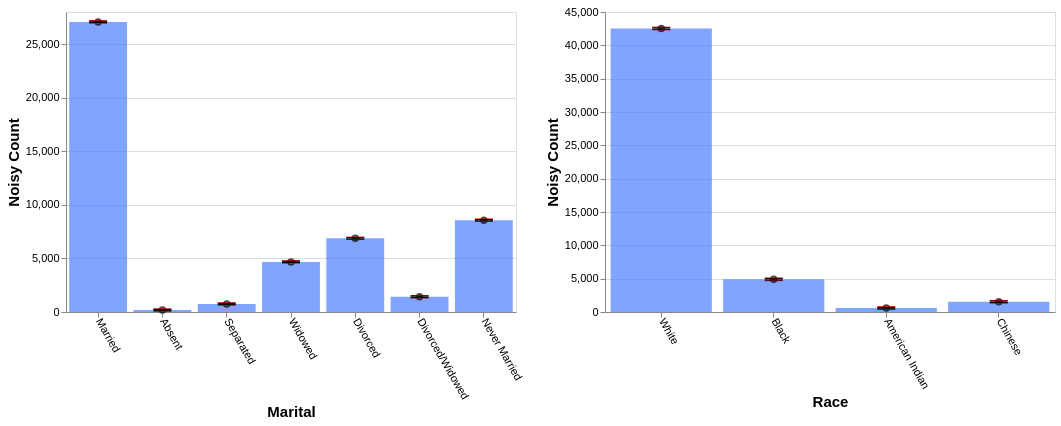

Write a Vega-Lite specification for this figure.
### Vega-Lite specification from a JSON file in a GitHub repository (floating-point values rounded to 4 significant figures)
{"config": {"view": {"continuousWidth": 400, "continuousHeight": 300}, "axis": {"labelFontSize": 11, "titleFontSize": 15}, "axisBottom": {"labelAngle": 60}}, "hconcat": [{"layer": [{"mark": "bar", "encoding": {"color": {"value": "transparent"}, "tooltip": [{"aggregate": "sum", "field": "noisy_count", "title": "noisy count", "type": "quantitative"}, {"aggregate": "sum", "field": "noisy_count_prev", "title": "prev count", "type": "quantitative"}, {"aggregate": "sum", "field": "error", "title": "current error", "type": "quantitative"}, {"aggregate": "sum", "field": "error_prev", "title": "prev error", "type": "quantitative"}], "x": {"field": "marital", "sort": null, "title": "Marital", "type": "ordinal"}}, "height": 300, "selection": {"selector583": {"type": "interval", "encodings": ["x"]}}, "transform": [{"filter": {"selection": "selector584"}}], "width": 450}, {"mark": {"type": "bar", "color": "gray", "opacity": 0}, "encoding": {"x": {"field": "marital", "sort": null, "title": "Marital", "type": "ordinal"}, "y": {"aggregate": "sum", "field": "noisy_count_prev", "type": "quantitative"}}, "transform": [{"filter": {"selection": "selector584"}}]}, {"mark": {"type": "bar", "color": "#4C7FFF", "opacity": 0.7}, "encoding": {"x": {"field": "marital", "sort": null, "title": "Marital", "type": "ordinal"}, "y": {"aggregate": "sum", "field": "noisy_count", "type": "quantitative"}}, "transform": [{"filter": {"selection": "selector584"}}]}, {"mark": {"type": "point", "color": "black", "opacity": 0.7}, "encoding": {"x": {"field": "marital", "sort": null, "title": "Marital", "type": "ordinal"}, "y": {"aggregate": "sum", "field": "noisy_count", "title": "Noisy Count", "type": "quantitative"}}, "transform": [{"filter": {"selection": "selector584"}}]}, {"mark": {"type": "rule", "color": "#B6B6B6", "size": 2, "strokeDash": [3, 3]}, "encoding": {"x": {"field": "marital", "sort": null, "title": "Marital", "type": "ordinal"}, "y": {"aggregate": "sum", "field": "plus_error_prev_marital", "title": "", "type": "quantitative"}, "y2": {"aggregate": "sum", "field": "minus_error_prev_marital", "title": ""}}, "transform": [{"filter": {"selection": "selector584"}}]}, {"mark": {"type": "tick", "color": "#B90000", "size": 0, "strokeDash": [1, 1]}, "encoding": {"x": {"field": "marital", "sort": null, "title": "Marital", "type": "ordinal"}, "y": {"aggregate": "sum", "field": "plus_error_prev_marital", "type": "quantitative"}}, "transform": [{"filter": {"selection": "selector584"}}]}, {"mark": {"type": "tick", "color": "#B90000", "size": 0, "strokeDash": [3, 1]}, "encoding": {"x": {"field": "marital", "sort": null, "title": "Marital", "type": "ordinal"}, "y": {"aggregate": "sum", "field": "minus_error_prev_marital", "type": "quantitative"}}, "transform": [{"filter": {"selection": "selector584"}}]}, {"mark": {"type": "rule", "color": "black", "size": 2}, "encoding": {"x": {"field": "marital", "sort": null, "title": "Marital", "type": "ordinal"}, "y": {"aggregate": "sum", "field": "plus_error", "title": "", "type": "quantitative"}, "y2": {"aggregate": "sum", "field": "minus_error", "title": ""}}, "transform": [{"filter": {"selection": "selector584"}}]}, {"mark": {"type": "tick", "color": "black", "width": 0}, "encoding": {"x": {"field": "marital", "sort": null, "title": "Marital", "type": "ordinal"}, "y": {"aggregate": "sum", "field": "plus_error", "type": "quantitative"}}, "transform": [{"filter": {"selection": "selector584"}}]}, {"mark": {"type": "tick", "color": "black", "width": 0}, "encoding": {"x": {"field": "marital", "sort": null, "title": "Marital", "type": "ordinal"}, "y": {"aggregate": "sum", "field": "minus_error", "type": "quantitative"}}, "transform": [{"filter": {"selection": "selector584"}}]}]}, {"layer": [{"mark": "bar", "encoding": {"color": {"value": "transparent"}, "tooltip": [{"aggregate": "sum", "field": "noisy_count", "title": "noisy count", "type": "quantitative"}, {"aggregate": "sum", "field": "noisy_count_prev", "title": "prev count", "type": "quantitative"}, {"aggregate": "sum", "field": "error", "title": "current error", "type": "quantitative"}, {"aggregate": "sum", "field": "error_prev", "title": "prev error", "type": "quantitative"}], "x": {"field": "race", "sort": null, "title": "Race", "type": "ordinal"}}, "height": 300, "selection": {"selector584": {"type": "interval", "encodings": ["x"]}}, "transform": [{"filter": {"selection": "selector583"}}], "width": 450}, {"mark": {"type": "bar", "color": "gray", "opacity": 0}, "encoding": {"x": {"field": "race", "sort": null, "title": "Race", "type": "ordinal"}, "y": {"aggregate": "sum", "field": "noisy_count_prev", "type": "quantitative"}}, "transform": [{"filter": {"selection": "selector583"}}]}, {"mark": {"type": "bar", "color": "#4C7FFF", "opacity": 0.7}, "encoding": {"x": {"field": "race", "sort": null, "title": "Race", "type": "ordinal"}, "y": {"aggregate": "sum", "field": "noisy_count", "type": "quantitative"}}, "transform": [{"filter": {"selection": "selector583"}}]}, {"mark": {"type": "point", "color": "black", "opacity": 0.7}, "encoding": {"x": {"field": "race", "sort": null, "title": "Race", "type": "ordinal"}, "y": {"aggregate": "sum", "field": "noisy_count", "title": "Noisy Count", "type": "quantitative"}}, "transform": [{"filter": {"selection": "selector583"}}]}, {"mark": {"type": "rule", "color": "#B6B6B6", "size": 2, "strokeDash": [3, 3]}, "encoding": {"x": {"field": "race", "sort": null, "title": "Race", "type": "ordinal"}, "y": {"aggregate": "sum", "field": "plus_error_prev_race", "title": "", "type": "quantitative"}, "y2": {"aggregate": "sum", "field": "minus_error_prev_race", "title": ""}}, "transform": [{"filter": {"selection": "selector583"}}]}, {"mark": {"type": "tick", "color": "#B90000", "size": 0, "strokeDash": [1, 1]}, "encoding": {"x": {"field": "race", "sort": null, "title": "Race", "type": "ordinal"}, "y": {"aggregate": "sum", "field": "plus_error_prev_race", "type": "quantitative"}}, "transform": [{"filter": {"selection": "selector583"}}]}, {"mark": {"type": "tick", "color": "#B90000", "size": 0, "strokeDash": [3, 1]}, "encoding": {"x": {"field": "race", "sort": null, "title": "Race", "type": "ordinal"}, "y": {"aggregate": "sum", "field": "minus_error_prev_race", "type": "quantitative"}}, "transform": [{"filter": {"selection": "selector583"}}]}, {"mark": {"type": "rule", "color": "black", "size": 2}, "encoding": {"x": {"field": "race", "sort": null, "title": "Race", "type": "ordinal"}, "y": {"aggregate": "sum", "field": "plus_error", "title": "", "type": "quantitative"}, "y2": {"aggregate": "sum", "field": "minus_error", "title": ""}}, "transform": [{"filter": {"selection": "selector583"}}]}, {"mark": {"type": "tick", "color": "black", "width": 0}, "encoding": {"x": {"field": "race", "sort": null, "title": "Race", "type": "ordinal"}, "y": {"aggregate": "sum", "field": "plus_error", "type": "quantitative"}}, "transform": [{"filter": {"selection": "selector583"}}]}, {"mark": {"type": "tick", "color": "black", "width": 0}, "encoding": {"x": {"field": "race", "sort": null, "title": "Race", "type": "ordinal"}, "y": {"aggregate": "sum", "field": "minus_error", "type": "quantitative"}}, "transform": [{"filter": {"selection": "selector583"}}]}]}], "data": {"name": "data-b7a106202a826ef0e6947c698e4dc077"}, "$schema": "https://vega.github.io/schema/vega-lite/v4.17.0.json", "datasets": {"data-b7a106202a826ef0e6947c698e4dc077": [{"marital": "Married", "race": "White", "noisy_count": 24260.0, "true_count": 24270.0, "plus_error": 24270.0, "minus_error": 24250.0, "error": 14.1, "noisy_count_prev": 24250.0, "true_count_prev": 24270.0, "plus_error_prev": 24280.0, "minus_error_prev": 24220.0, "error_prev": 28.3, "plus_error_prev_marital": 24280.0, "minus_error_prev_marital": 24220.0, "plus_error_prev_race": 24280.0, "minus_error_prev_race": 24230.0}, {"marital": "Married", "race": "Black", "noisy_count": 1675.0, "true_count": 1667.0, "plus_error": 1690.0, "minus_error": 1661.0, "error": 14.1, "noisy_count_prev": 1673.0, "true_count_prev": 1667.0, "plus_error_prev": 1701.0, "minus_error_prev": 1644.0, "error_prev": 28.3, "plus_error_prev_marital": 1703.0, "minus_error_prev_marital": 1647.0, "plus_error_prev_race": 1698.0, "minus_error_prev_race": 1642.0}, {"marital": "Married", "race": "American Indian", "noisy_count": 267.0, "true_count": 266.0, "plus_error": 281.1, "minus_error": 252.8, "error": 14.1, "noisy_count_prev": 263.3, "true_count_prev": 266.0, "plus_error_prev": 291.6, "minus_error_prev": 235.1, "error_prev": 28.3, "plus_error_prev_marital": 294.0, "minus_error_prev_marital": 237.5, "plus_error_prev_race": 302.3, "minus_error_prev_race": 245.8}, {"marital": "Married", "race": "Chinese", "noisy_count": 872.4, "true_count": 863.0, "plus_error": 886.5, "minus_error": 858.3, "error": 14.1, "noisy_count_prev": 879.9, "true_count_prev": 863.0, "plus_error_prev": 908.2, "minus_error_prev": 851.6, "error_prev": 28.3, "plus_error_prev_marital": 910.6, "minus_error_prev_marital": 854.0, "plus_error_prev_race": 913.6, "minus_error_prev_race": 857.0}, {"marital": "Absent", "race": "White", "noisy_count": 91.4, "true_count": 94.0, "plus_error": 105.5, "minus_error": 77.2, "error": 14.1, "noisy_count_prev": 81.9, "true_count_prev": 94.0, "plus_error_prev": 110.2, "minus_error_prev": 53.6, "error_prev": 28.3, "plus_error_prev_marital": 115.6, "minus_error_prev_marital": 59.0, "plus_error_prev_race": 114.2, "minus_error_prev_race": 57.6}, {"marital": "Absent", "race": "Black", "noisy_count": 8.7, "true_count": 16.0, "plus_error": 22.9, "minus_error": -5.4, "error": 14.1, "noisy_count_prev": 4.1, "true_count_prev": 16.0, "plus_error_prev": 32.4, "minus_error_prev": -24.1, "error_prev": 28.3, "plus_error_prev_marital": 37.8, "minus_error_prev_marital": -18.7, "plus_error_prev_race": 29.76, "minus_error_prev_race": -26.74}, {"marital": "Absent", "race": "American Indian", "noisy_count": 24.6, "true_count": 0.0, "plus_error": 38.7, "minus_error": 10.4, "error": 14.1, "noisy_count_prev": 18.5, "true_count_prev": 0.0, "plus_error_prev": 46.8, "minus_error_prev": -9.8, "error_prev": 28.3, "plus_error_prev_marital": 52.2, "minus_error_prev_marital": -4.4, "plus_error_prev_race": 57.5, "minus_error_prev_race": 0.9}, {"marital": "Absent", "race": "Chinese", "noisy_count": 58.0, "true_count": 7.0, "plus_error": 72.2, "minus_error": 43.9, "error": 14.1, "noisy_count_prev": 56.6, "true_count_prev": 7.0, "plus_error_prev": 84.9, "minus_error_prev": 28.3, "error_prev": 28.3, "plus_error_prev_marital": 90.3, "minus_error_prev_marital": 33.7, "plus_error_prev_race": 90.3, "minus_error_prev_race": 33.7}, {"marital": "Separated", "race": "White", "noisy_count": 572.4, "true_count": 567.0, "plus_error": 586.6, "minus_error": 558.3, "error": 14.1, "noisy_count_prev": 560.3, "true_count_prev": 567.0, "plus_error_prev": 588.6, "minus_error_prev": 532.0, "error_prev": 28.3, "plus_error_prev_marital": 594.4, "minus_error_prev_marital": 537.8, "plus_error_prev_race": 592.6, "minus_error_prev_race": 536.0}, {"marital": "Separated", "race": "Black", "noisy_count": 84.6, "true_count": 84.0, "plus_error": 98.8, "minus_error": 70.5, "error": 14.1, "noisy_count_prev": 84.0, "true_count_prev": 84.0, "plus_error_prev": 112.3, "minus_error_prev": 55.8, "error_prev": 28.3, "plus_error_prev_marital": 118.1, "minus_error_prev_marital": 61.57, "plus_error_prev_race": 109.7, "minus_error_prev_race": 53.16}, {"marital": "Separated", "race": "American Indian", "noisy_count": 19.0, "true_count": 13.0, "plus_error": 33.2, "minus_error": 4.9, "error": 14.1, "noisy_count_prev": 22.1, "true_count_prev": 13.0, "plus_error_prev": 50.4, "minus_error_prev": -6.1, "error_prev": 28.3, "plus_error_prev_marital": 56.17, "minus_error_prev_marital": -0.325, "plus_error_prev_race": 61.1, "minus_error_prev_race": 4.6}, {"marital": "Separated", "race": "Chinese", "noisy_count": 71.6, "true_count": 47.0, "plus_error": 85.7, "minus_error": 57.4, "error": 14.1, "noisy_count_prev": 58.1, "true_count_prev": 47.0, "plus_error_prev": 86.4, "minus_error_prev": 29.8, "error_prev": 28.3, "plus_error_prev_marital": 92.17, "minus_error_prev_marital": 35.57, "plus_error_prev_race": 91.8, "minus_error_prev_race": 35.2}, {"marital": "Widowed", "race": "White", "noisy_count": 4062.0, "true_count": 4078.0, "plus_error": 4076.0, "minus_error": 4048.0, "error": 14.1, "noisy_count_prev": 4081.0, "true_count_prev": 4078.0, "plus_error_prev": 4109.0, "minus_error_prev": 4052.0, "error_prev": 28.3, "plus_error_prev_marital": 4108.0, "minus_error_prev_marital": 4051.0, "plus_error_prev_race": 4113.0, "minus_error_prev_race": 4056.0}, {"marital": "Widowed", "race": "Black", "noisy_count": 511.0, "true_count": 543.0, "plus_error": 525.1, "minus_error": 496.8, "error": 14.1, "noisy_count_prev": 543.1, "true_count_prev": 543.0, "plus_error_prev": 571.4, "minus_error_prev": 514.8, "error_prev": 28.3, "plus_error_prev_marital": 570.4, "minus_error_prev_marital": 513.8, "plus_error_prev_race": 568.8, "minus_error_prev_race": 512.2}, {"marital": "Widowed", "race": "American Indian", "noisy_count": 10.0, "true_count": 35.0, "plus_error": 24.2, "minus_error": -4.1, "error": 14.1, "noisy_count_prev": -36.8, "true_count_prev": 35.0, "plus_error_prev": -8.6, "minus_error_prev": -65.1, "error_prev": 28.3, "plus_error_prev_marital": -9.575, "minus_error_prev_marital": -66.07, "plus_error_prev_race": 2.1, "minus_error_prev_race": -54.4}, {"marital": "Widowed", "race": "Chinese", "noisy_count": 93.0, "true_count": 77.0, "plus_error": 107.2, "minus_error": 78.9, "error": 14.1, "noisy_count_prev": 92.8, "true_count_prev": 77.0, "plus_error_prev": 121.1, "minus_error_prev": 64.5, "error_prev": 28.3, "plus_error_prev_marital": 120.1, "minus_error_prev_marital": 63.53, "plus_error_prev_race": 126.5, "minus_error_prev_race": 69.9}, {"marital": "Divorced", "race": "White", "noisy_count": 5929.0, "true_count": 5901.0, "plus_error": 5944.0, "minus_error": 5915.0, "error": 14.1, "noisy_count_prev": 5895.0, "true_count_prev": 5901.0, "plus_error_prev": 5923.0, "minus_error_prev": 5866.0, "error_prev": 28.3, "plus_error_prev_marital": 5941.0, "minus_error_prev_marital": 5884.0, "plus_error_prev_race": 5927.0, "minus_error_prev_race": 5870.0}, {"marital": "Divorced", "race": "Black", "noisy_count": 761.7, "true_count": 750.0, "plus_error": 775.9, "minus_error": 747.6, "error": 14.1, "noisy_count_prev": 755.2, "true_count_prev": 750.0, "plus_error_prev": 783.5, "minus_error_prev": 727.0, "error_prev": 28.3, "plus_error_prev_marital": 801.1, "minus_error_prev_marital": 744.6, "plus_error_prev_race": 780.9, "minus_error_prev_race": 724.4}, {"marital": "Divorced", "race": "American Indian", "noisy_count": 74.3, "true_count": 94.0, "plus_error": 88.4, "minus_error": 60.1, "error": 14.1, "noisy_count_prev": 56.2, "true_count_prev": 94.0, "plus_error_prev": 84.4, "minus_error_prev": 27.9, "error_prev": 28.3, "plus_error_prev_marital": 102.0, "minus_error_prev_marital": 45.55, "plus_error_prev_race": 95.1, "minus_error_prev_race": 38.6}, {"marital": "Divorced", "race": "Chinese", "noisy_count": 110.2, "true_count": 105.0, "plus_error": 124.3, "minus_error": 96.0, "error": 14.1, "noisy_count_prev": 98.9, "true_count_prev": 105.0, "plus_error_prev": 127.2, "minus_error_prev": 70.6, "error_prev": 28.3, "plus_error_prev_marital": 144.8, "minus_error_prev_marital": 88.25, "plus_error_prev_race": 132.6, "minus_error_prev_race": 76.0}, {"marital": "Divorced/Widowed", "race": "White", "noisy_count": 1012.0, "true_count": 1005.0, "plus_error": 1026.0, "minus_error": 997.7, "error": 14.1, "noisy_count_prev": 1012.0, "true_count_prev": 1005.0, "plus_error_prev": 1040.0, "minus_error_prev": 983.9, "error_prev": 28.3, "plus_error_prev_marital": 1042.0, "minus_error_prev_marital": 985.9, "plus_error_prev_race": 1044.0, "minus_error_prev_race": 987.9}, {"marital": "Divorced/Widowed", "race": "Black", "noisy_count": 329.2, "true_count": 344.0, "plus_error": 343.3, "minus_error": 315.1, "error": 14.1, "noisy_count_prev": 339.4, "true_count_prev": 344.0, "plus_error_prev": 367.7, "minus_error_prev": 311.1, "error_prev": 28.3, "plus_error_prev_marital": 369.7, "minus_error_prev_marital": 313.1, "plus_error_prev_race": 365.1, "minus_error_prev_race": 308.5}, {"marital": "Divorced/Widowed", "race": "American Indian", "noisy_count": 51.6, "true_count": 21.0, "plus_error": 65.8, "minus_error": 37.5, "error": 14.1, "noisy_count_prev": 38.2, "true_count_prev": 21.0, "plus_error_prev": 66.5, "minus_error_prev": 9.9, "error_prev": 28.3, "plus_error_prev_marital": 68.47, "minus_error_prev_marital": 11.87, "plus_error_prev_race": 77.2, "minus_error_prev_race": 20.6}, {"marital": "Divorced/Widowed", "race": "Chinese", "noisy_count": 28.9, "true_count": 33.0, "plus_error": 43.0, "minus_error": 14.7, "error": 14.1, "noisy_count_prev": 23.9, "true_count_prev": 33.0, "plus_error_prev": 52.2, "minus_error_prev": -4.4, "error_prev": 28.3, "plus_error_prev_marital": 54.17, "minus_error_prev_marital": -2.425, "plus_error_prev_race": 57.6, "minus_error_prev_race": 1.0}, {"marital": "Never Married", "race": "White", "noisy_count": 6597.0, "true_count": 6590.0, "plus_error": 6611.0, "minus_error": 6583.0, "error": 14.1, "noisy_count_prev": 6617.0, "true_count_prev": 6590.0, "plus_error_prev": 6645.0, "minus_error_prev": 6588.0, "error_prev": 28.3, "plus_error_prev_marital": 6643.0, "minus_error_prev_marital": 6587.0, "plus_error_prev_race": 6649.0, "minus_error_prev_race": 6592.0}, {"marital": "Never Married", "race": "Black", "noisy_count": 1532.0, "true_count": 1525.0, "plus_error": 1546.0, "minus_error": 1517.0, "error": 14.1, "noisy_count_prev": 1522.0, "true_count_prev": 1525.0, "plus_error_prev": 1551.0, "minus_error_prev": 1494.0, "error_prev": 28.3, "plus_error_prev_marital": 1549.0, "minus_error_prev_marital": 1492.0, "plus_error_prev_race": 1548.0, "minus_error_prev_race": 1491.0}, {"marital": "Never Married", "race": "American Indian", "noisy_count": 140.4, "true_count": 132.0, "plus_error": 154.5, "minus_error": 126.2, "error": 14.1, "noisy_count_prev": 150.5, "true_count_prev": 132.0, "plus_error_prev": 178.8, "minus_error_prev": 122.3, "error_prev": 28.3, "plus_error_prev_marital": 177.1, "minus_error_prev_marital": 120.6, "plus_error_prev_race": 189.5, "minus_error_prev_race": 133.0}, {"marital": "Never Married", "race": "Chinese", "noisy_count": 299.0, "true_count": 310.0, "plus_error": 313.1, "minus_error": 284.9, "error": 14.1, "noisy_count_prev": 285.1, "true_count_prev": 310.0, "plus_error_prev": 313.4, "minus_error_prev": 256.8, "error_prev": 28.3, "plus_error_prev_marital": 311.7, "minus_error_prev_marital": 255.1, "plus_error_prev_race": 318.8, "minus_error_prev_race": 262.2}]}}
